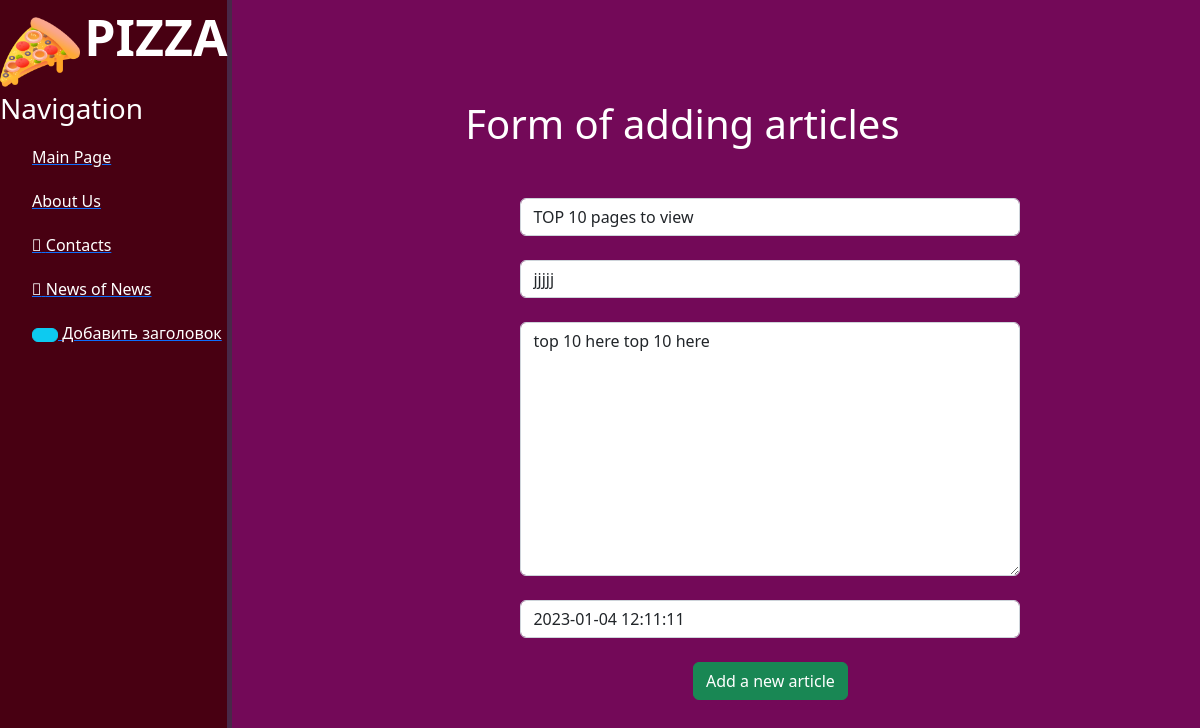
The page /news/2/update on the database its author committed.
### news/models.py (models this page shows, shortened)
class Article(models.Model):
    title = models.CharField('Name', max_length=50)
    anons = models.CharField('Anons', max_length=250)
    full_text = models.TextField('Article_Name')
    date = models.DateTimeField('Date_Public')
    class Meta:
        verbose_name ='Article'
        verbose_name_plural = 'All Articles'

### news/views.py (the view)
# urls.py: path('<int:pk>/update', views.NewsUpdateView.as_view(), name='news-update'),
class NewsUpdateView(UpdateView):
    model = Article
    template_name = 'news/create.html'
    form_class = ArticleForm

### news/forms.py
class ArticleForm(ModelForm):
    class Meta:
        model = Article
        fields = ['title', 'anons', 'full_text', 'date']
        widgets = {
            'title': TextInput(attrs={
                'class': 'form-control',
                'placeholder': 'Name of Article'
            }),
            'anons': TextInput(attrs={
                'class': 'form-control',
                'placeholder': 'Anons of Article'
            }),
            'date': DateTimeInput(attrs={
                'class': 'form-control',
                'placeholder': 'date of article'
            }),
            'full_text': Textarea(attrs={
                'class': 'form-control',
                'placeholder': 'text for article'
            }),
        }

### news/templates/news/create.html (shortened to what this page needs)
{%  extends  'mainapp/layout.html'  %}
{% block content %}
    <div class="features">
        <h1>Form of adding articles</h1>
        <form method="post">
            {{ form.title }}<br>
            {{ form.anons }}<br>
            {{ form.full_text }}<br>
            {{ form.date }}<br>
            <button class="btn btn-success" type="'submit"> Add a new article</button>
        </form>
    </div>
{% endblock %}

### mainapp/static/mainapp/css/mainapp.css (style rules this page uses)
body { background: #730958; }
main .features { float: left; color: #ffffff; margin-top: 100px; text-align: center; width: 75%; }
main .features h1 { font-size: 50 px; }
form { margin-left: 32%; width: 500px; margin-top: 50px; }

### rows shown on the page
Article: title "TOP 10 pages to view", anons "jjjjj", full_text "top 10 here top 10 here", date "2023-01-04 12:11:11"
